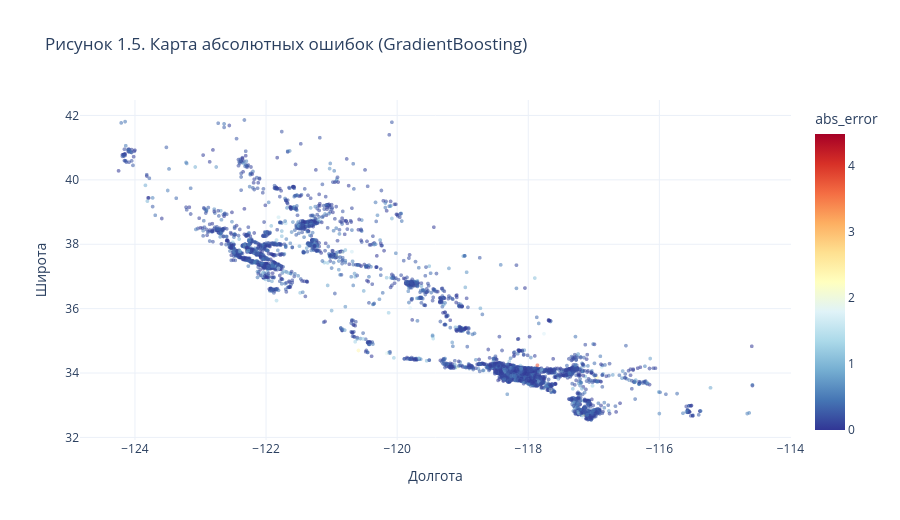

This figure's notebook cell:
### Markdown cell above
Карта остатков лучшей модели — необычная визуализация, которая показывает, в каких географических зонах модель ошибается сильнее. Видны характерные пятна: береговая линия Сан-Франциско и пригороды Лос-Анджелеса, где зависимость цены от координат особенно нелинейна.

### Code cell
best_name = 'GradientBoosting' if results_tuned.loc[1, 'RMSE_val'] <= results_tuned.loc[0, 'RMSE_val'] else 'RandomForest'
best_pred = pred_gb if best_name == 'GradientBoosting' else pred_rf
abs_err = np.abs(y_h_val - best_pred)

coords = housing.iloc[idx_val][['Latitude', 'Longitude']].reset_index(drop=True)
map_df = pd.DataFrame({
    'Latitude': coords['Latitude'].values,
    'Longitude': coords['Longitude'].values,
    'abs_error': abs_err,
})

fig = px.scatter(
    map_df, x='Longitude', y='Latitude',
    color='abs_error', color_continuous_scale='RdYlBu_r',
    title=f'Рисунок 1.5. Карта абсолютных ошибок ({best_name})',
    opacity=0.55,
)
fig.update_traces(marker=dict(size=4))
fig.update_layout(template='plotly_white', height=520,
                  xaxis_title='Долгота', yaxis_title='Широта')
fig.show()

### Figure 1 — Plotly figure (JSON) as saved in the notebook; plotly's stock layout.template omitted (floating-point values rounded to 4 significant figures; data arrays with more than 128 entries replaced by an {"elided": "..."} marker saying what was removed)
{"data": [{"hovertemplate": "Longitude=%{x}<br>Latitude=%{y}<br>abs_error=%{marker.color}<extra></extra>", "legendgroup": "", "marker": {"color": {"elided": "5160 float values"}, "coloraxis": "coloraxis", "opacity": 0.55, "size": 4, "symbol": "circle"}, "mode": "markers", "name": "", "showlegend": false, "type": "scattergl", "x": {"elided": "5160 float values"}, "xaxis": "x", "y": {"elided": "5160 float values"}, "yaxis": "y"}], "layout": {"coloraxis": {"colorbar": {"title": {"text": "abs_error"}}, "colorscale": [[0, "rgb(49,54,149)"], [0.1, "rgb(69,117,180)"], [0.2, "rgb(116,173,209)"], [0.3, "rgb(171,217,233)"], [0.4, "rgb(224,243,248)"], [0.5, "rgb(255,255,191)"], [0.6, "rgb(254,224,144)"], [0.7, "rgb(253,174,97)"], [0.8, "rgb(244,109,67)"], [0.9, "rgb(215,48,39)"], [1, "rgb(165,0,38)"]]}, "height": 520, "legend": {"tracegroupgap": 0}, "title": {"text": "Рисунок 1.5. Карта абсолютных ошибок (GradientBoosting)"}, "xaxis": {"anchor": "y", "domain": [0, 1], "title": {"text": "Долгота"}}, "yaxis": {"anchor": "x", "domain": [0, 1], "title": {"text": "Широта"}}}}
